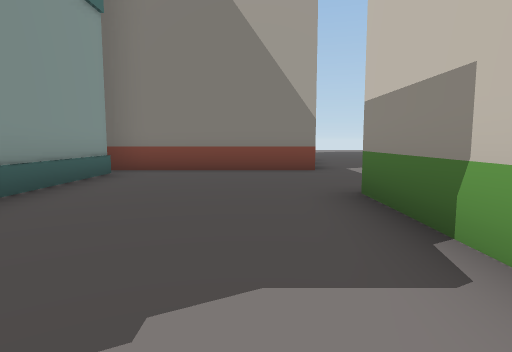
view 1 (above)

24 first-person views from a walk through a 3-D level made in the Unity game engine. The camera is 1.2 m above the floor, tilts 6° down and sees 75° across. The floor is counted in squares, 2 m on a side. Each view is taken from the middle of a square. On the plan, view 1 faces up. The plan holds only what a view shows up to about 10 squares ahead; the rest is blank. The place goes on beyond the plan. Some animated figures are not drawn.

view 2
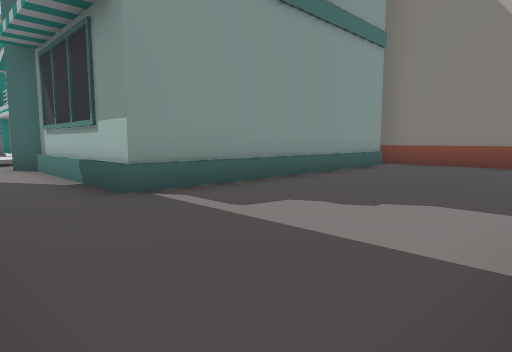

view 3
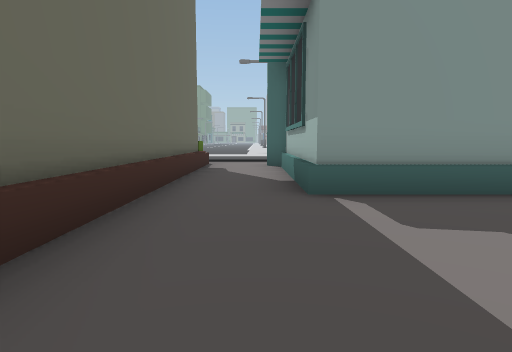

view 4
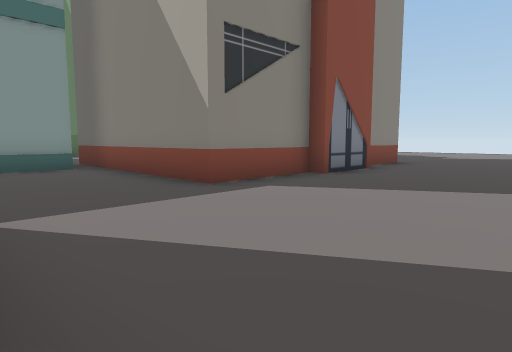

view 5
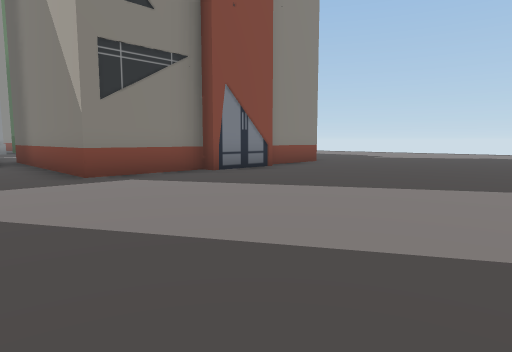

view 6
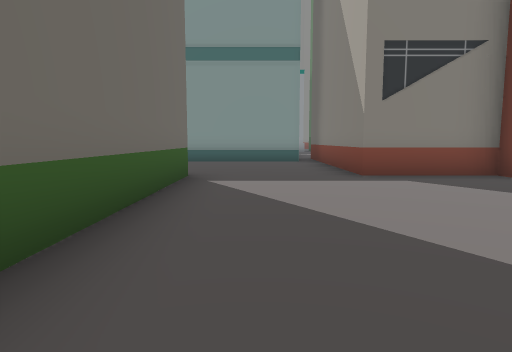

view 7
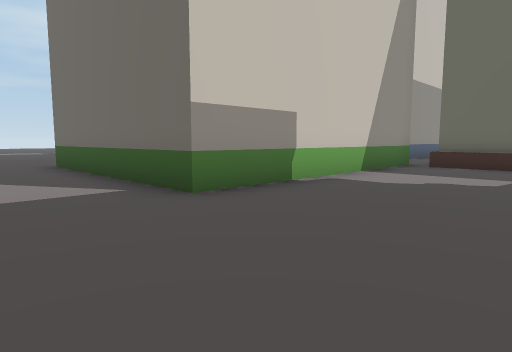

view 8
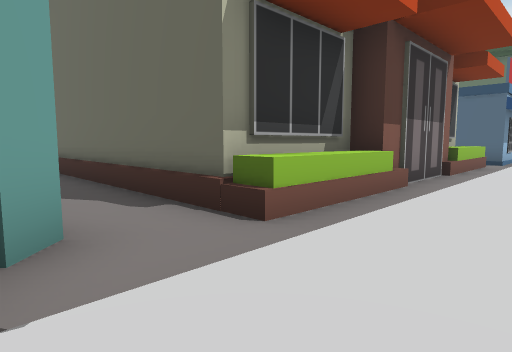

view 9
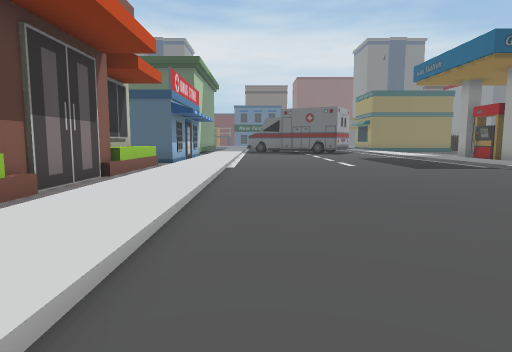

view 10
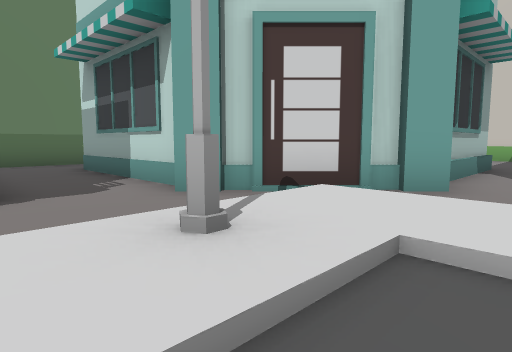

view 11
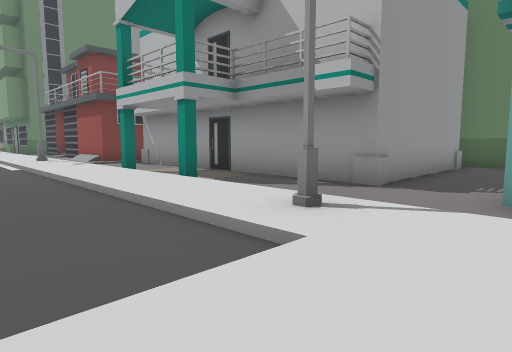

view 12
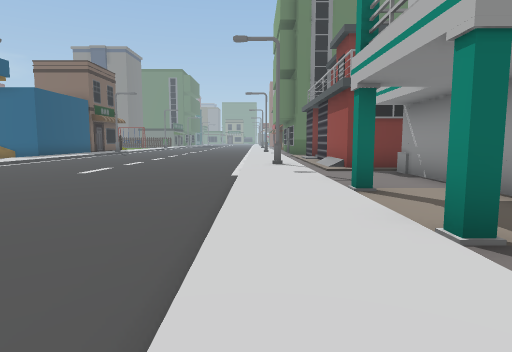

view 13
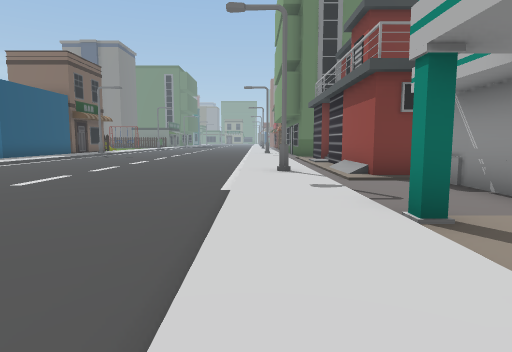

view 14
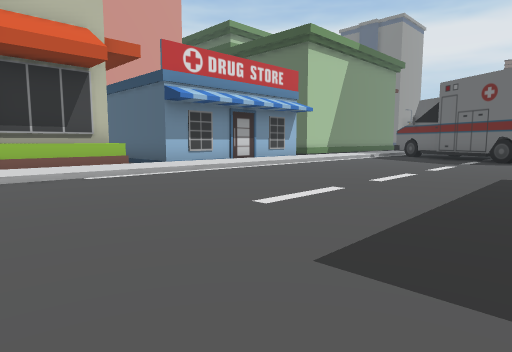

view 15
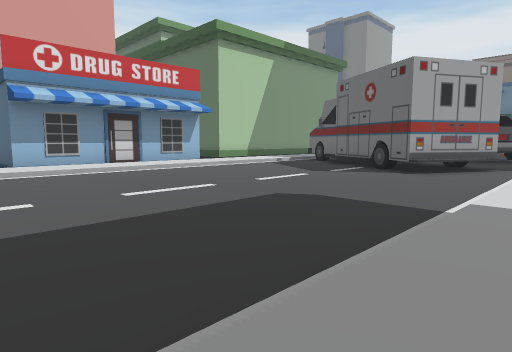

view 16
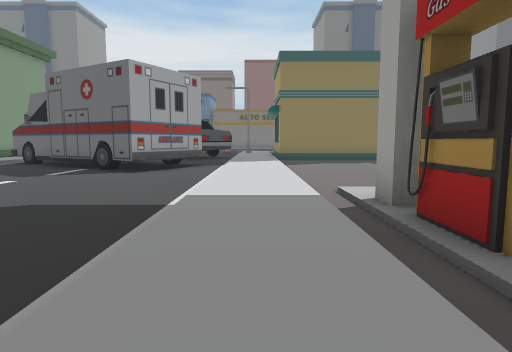

view 17
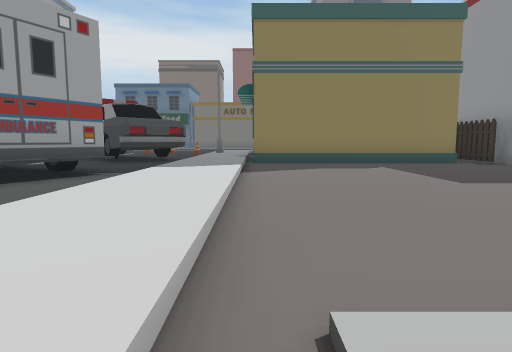

view 18
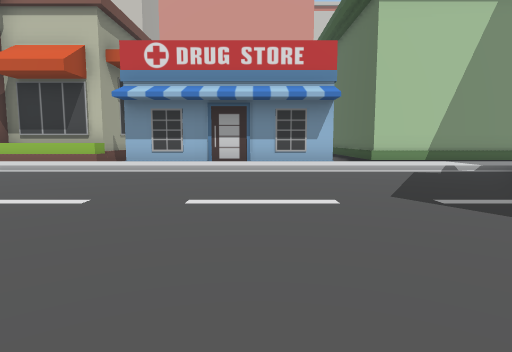

view 19
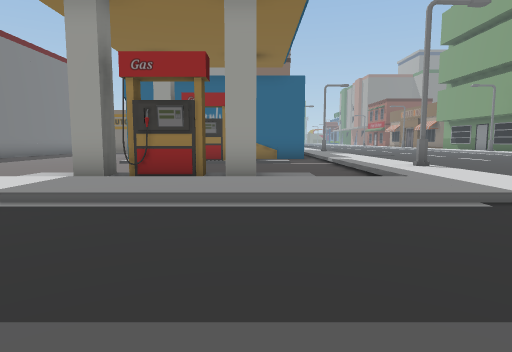

view 20
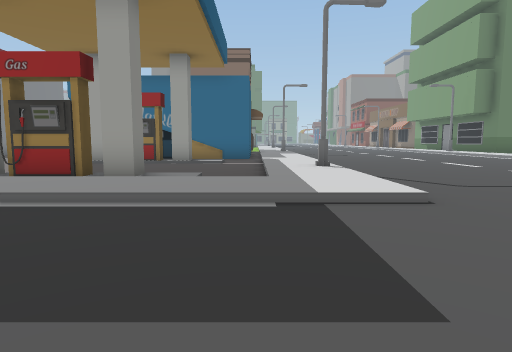

view 21
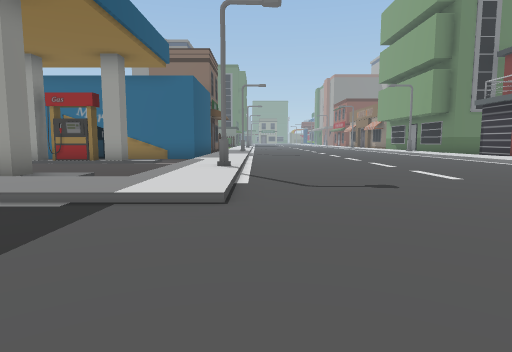

view 22
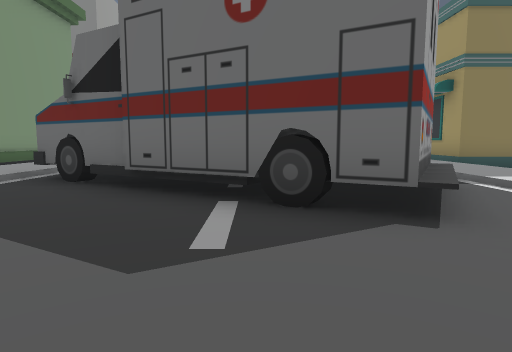

view 23
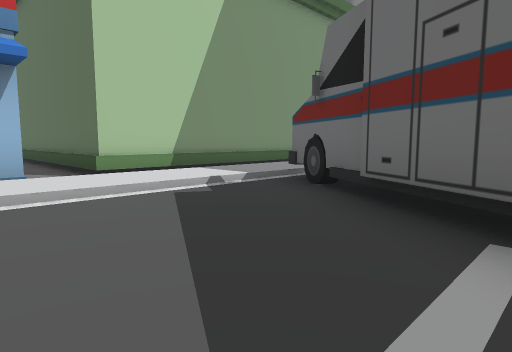

view 24
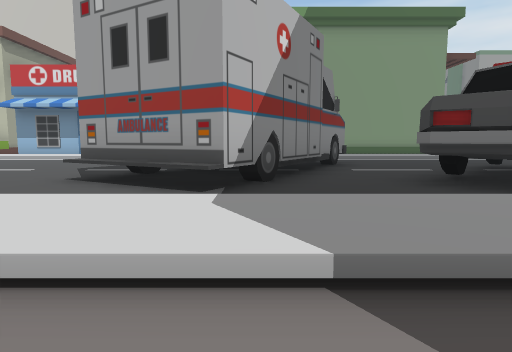

### Floor plan
Key: @ floor where view 1 was taken; # wall or solid block; x gap in a wall; . main floor; : floor 0.25 m higher than the main floor; / step, stairs or slope; ^ raised ledge; B building; S streetlight; O other object.
Columns run from 24 left of view 1 to 7 right of it. Each row starts with its distance up from view 1.
 13                          B.....
 12                          B.....
 11                          B.....
 10                          B.....
  9             BBBB         B......
  8              ...         B......
  7             #...    BBBBBB......
  6             #..B     B..........
  5             #..B     B..........
  4             #..B     B..........
  3    ##########..B     B....BBBBB
  2 ####...........B     B....B
  1 .///...#.#.....BB    B....B
  0 ///S/////////S//BBBBBB..@.B
 -1 ::::::::::::::::..........B
 -2 ............../:..........B
 -3 ............../:.BBBBBBBB.
 -4 ............../:.B
 -5 ........  ..../:.B
 -6 ............../:.B
 -7 ............../:.B
 -8 ............../:.B
 -9 :::S:::/....../:.B
-10 //////:/....../:.B
-11 /...//:/....../:.BB
-12 #...#/:/....../:.
-13 #...x/:/....../:###
-14 #...x/:/....../:#
-15 #...//:/....../:#
-16 ....//:/....../:#
-17  .....:/....../:#
-18 ......:/....../:#
-19 ......:/^##.../: .....
-20  .....:/####../: ######
-21 ......:/## ###/: #
-22 ......:/..### /: #
-23 ......://...#./: #
-24 ######:##O..../  #
-25      #:/O^ .../  #

Positions as (right, up) in squares from view 1, and headings:
1: (0, 0), facing up
2: (1, -2), facing up-left
3: (1, -1), facing left
4: (5, 4), facing up-left
5: (7, 5), facing up-left
6: (7, 5), facing left
7: (-2, 6), facing down-right
8: (-10, 0), facing down-right
9: (-11, -1), facing down
10: (-12, -2), facing up-right
11: (-9, -3), facing up-left
12: (-12, -1), facing left
13: (-14, -1), facing left
14: (-16, -8), facing down-right
15: (-18, -11), facing down-right
16: (-18, -11), facing down
17: (-19, -15), facing down
18: (-17, -16), facing right
19: (-14, -12), facing left
20: (-14, -10), facing left
21: (-14, -8), facing left
22: (-14, -16), facing down
23: (-14, -17), facing down-right
24: (-20, -21), facing right
